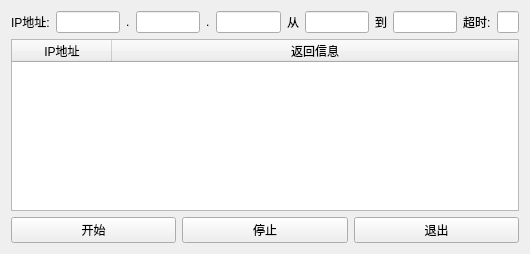
<?xml version="1.0" encoding="UTF-8"?>
<ui version="4.0">
 <class>Widget</class>
 <widget class="QWidget" name="Widget">
  <property name="geometry">
   <rect>
    <x>0</x>
    <y>0</y>
    <width>530</width>
    <height>254</height>
   </rect>
  </property>
  <property name="windowTitle">
   <string>Widget</string>
  </property>
  <layout class="QVBoxLayout" name="verticalLayout">
   <item>
    <layout class="QHBoxLayout" name="horizontalLayout_3">
     <item>
      <layout class="QHBoxLayout" name="horizontalLayout">
       <item>
        <widget class="QLabel" name="label">
         <property name="text">
          <string>IP地址:</string>
         </property>
        </widget>
       </item>
       <item>
        <widget class="QLineEdit" name="addr1"/>
       </item>
       <item>
        <widget class="QLabel" name="label_2">
         <property name="text">
          <string>.</string>
         </property>
        </widget>
       </item>
       <item>
        <widget class="QLineEdit" name="addr2"/>
       </item>
       <item>
        <widget class="QLabel" name="label_3">
         <property name="text">
          <string>.</string>
         </property>
        </widget>
       </item>
       <item>
        <widget class="QLineEdit" name="addr3"/>
       </item>
       <item>
        <widget class="QLabel" name="label_4">
         <property name="text">
          <string>从</string>
         </property>
        </widget>
       </item>
       <item>
        <widget class="QLineEdit" name="addr4"/>
       </item>
       <item>
        <widget class="QLabel" name="label_5">
         <property name="text">
          <string>到</string>
         </property>
        </widget>
       </item>
       <item>
        <widget class="QLineEdit" name="addr5"/>
       </item>
      </layout>
     </item>
     <item>
      <layout class="QHBoxLayout" name="horizontalLayout_2">
       <item>
        <widget class="QLabel" name="label_6">
         <property name="text">
          <string>超时:</string>
         </property>
        </widget>
       </item>
       <item>
        <widget class="QLineEdit" name="timeOut"/>
       </item>
      </layout>
     </item>
    </layout>
   </item>
   <item>
    <widget class="QTableWidget" name="table">
     <attribute name="horizontalHeaderStretchLastSection">
      <bool>true</bool>
     </attribute>
     <column>
      <property name="text">
       <string>IP地址</string>
      </property>
     </column>
     <column>
      <property name="text">
       <string>返回信息</string>
      </property>
     </column>
    </widget>
   </item>
   <item>
    <layout class="QHBoxLayout" name="horizontalLayout_4">
     <item>
      <widget class="QPushButton" name="start">
       <property name="text">
        <string>开始</string>
       </property>
      </widget>
     </item>
     <item>
      <widget class="QPushButton" name="stop">
       <property name="text">
        <string>停止</string>
       </property>
      </widget>
     </item>
     <item>
      <widget class="QPushButton" name="exit">
       <property name="text">
        <string>退出</string>
       </property>
      </widget>
     </item>
    </layout>
   </item>
  </layout>
 </widget>
 <resources/>
 <connections/>
</ui>
